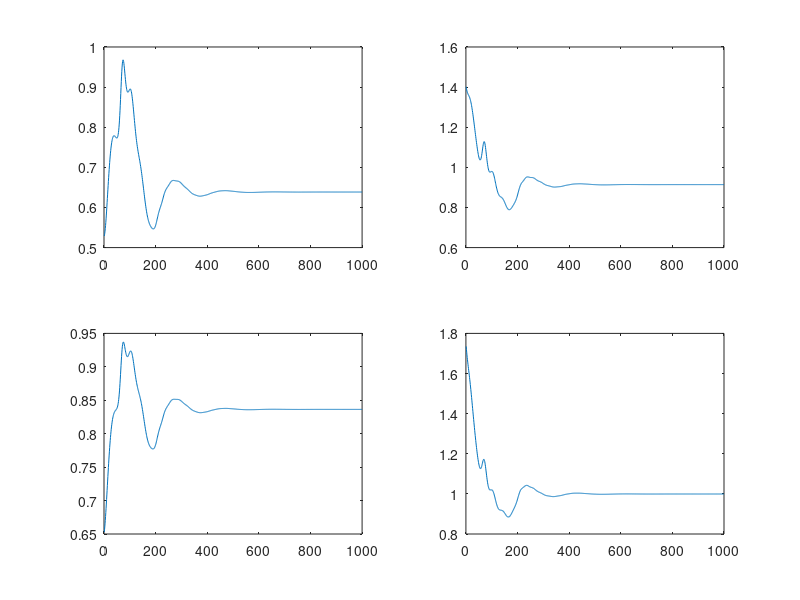

Reproduce this figure in MATLAB.
%% CFD Solver of subsonic-supersonic isentropic nozzle flow
%% Method
% Maccormack's Technique

%% Basic parameters
n = 31;             %node numbers
L = 3.0;            %total length
% rou = zeros(1, n);  %density
% v = zeros(1, n);    %velocity
% T = zeros(1, n);    %temperture
% A = zeros(1, n);    %section area
x = linspace(0, L, n);  %node coordinate
dx = L / (n - 1);   %space steplength
dt_l = zeros(1, n); %time steplength list
drdt1 = zeros(1, n);    %dr/dt in predict step
dvdt1 = zeros(1, n);    %dv/dt in predict step
dTdt1 = zeros(1, n);    %dT/dt in predict step
drdt2 = zeros(1, n);    %dr/dt in correct step
dvdt2 = zeros(1, n);    %dv/dt in correct step
dTdt2 = zeros(1, n);    %dT/dt in correct step
C = 0.5;            %Courant number
STEP_N = 1000;      %step number
t = 0;              %total time
gama = 1.4;         %gama

%% Initialize
A = 1 + 2.2 .*(x - 1.5) .^2;
rou = 1 - 0.314 .* x;
T = 1 - 0.2314 .* x;
v = (0.1 + 1.09 .* x) .* sqrt(T);

%% History data list
%Sample point : mid point
rou_hist = zeros(1, STEP_N);
v_hist = zeros(1, STEP_N);
T_hist = zeros(1, STEP_N);
M_hist = zeros(1, STEP_N);

%% Calculation
for iter = 1:STEP_N
    %Record history data
    rou_hist(iter) = rou(ceil(n/2));
    v_hist(iter) = v(ceil(n/2));
    T_hist(iter) = T(ceil(n/2));
    M_hist(iter) = v(ceil(n/2)) / sqrt(T(ceil(n/2)));
    
    %Calculate minimum timespace
    dt_l = C .* dx ./ (abs(v) + sqrt(T));
    dt = min(dt_l);
    t = t + dt;
    
    %Predict step
    for i = 1:n - 1
        drdt1(i) = -v(i) * (rou(i+1) - rou(i)) / dx - rou(i) * (v(i+1) - v(i)) / dx...
            - rou(i) * v(i) * (log(A(i+1)) - log(A(i))) / dx;
        dvdt1(i) = -v(i) * (v(i+1) - v(i)) / dx - ((T(i+1) - T(i)) / dx...
            + T(i) / rou(i) * (rou(i+1) - rou(i)) / dx) / gama;
        dTdt1(i) = -v(i) * (T(i+1) - T(i)) / dx - (gama - 1) * T(i) * ...
            ((v(i+1) - v(i)) / dx + v(i) * (log(A(i+1)) - log(A(i))) / dx);
    end
    
    rou_pre = rou + drdt1 .* dt;
    v_pre = v + dvdt1 .* dt;
    T_pre = T + dTdt1 .* dt;
    
    %Correct step
    for i = 2:n - 1
        drdt2(i) = -v_pre(i) * (rou_pre(i) - rou_pre(i-1)) / dx - ...
            rou_pre(i) * (v_pre(i) - v_pre(i-1)) / dx - ...
            rou_pre(i) * v_pre(i) * (log(A(i)) - log(A(i-1))) / dx;
        dvdt2(i) = -v_pre(i) * (v_pre(i) - v_pre(i-1)) / dx - ...
            ((T_pre(i) - T_pre(i-1)) / dx + T_pre(i) / rou_pre(i) * ...
            (rou_pre(i) - rou_pre(i-1)) / dx) / gama;
        dTdt2(i) = -v_pre(i) * (T_pre(i) - T_pre(i-1)) / dx - (gama - 1) * ...
            T_pre(i) * ((v_pre(i) - v_pre(i-1)) / dx + v_pre(i) * ...
            (log(A(i)) - log(A(i-1))) / dx);
    end
    
    drdt = (drdt1 + drdt2) ./ 2;
    dvdt = (dvdt1 + dvdt2) ./ 2;
    dTdt = (dTdt1 + dTdt2) ./ 2;
    
    rou = rou + drdt .* dt;
    v = v + dvdt .* dt;
    T = T + dTdt .* dt;
    
    v(1) = 2 * v(2) - v(3);
    v(n) = 2 * v(n-1) - v(n-2);
    rou(1) = 1;
    rou(n) = 2 * rou(n-1) - rou(n-2);
    T(1) = 1.0;
    T(n) = 2 * T(n-1) - T(n-2);
    
    %Print debug infomation
%     if mod(i, 10) == 1
%         fprintf('\n    t \t   dt \t  drdt\t  dvdt\t  dTdt\t   rou\t    v \t    T \n');
%     end
%     fprintf('%6.3f\t%6.3f\t%6.3f\t%6.3f\t%6.3f\t%6.3f\t%6.3f\t%6.3f\t\n',...
%     t, dt, average(drdt), average(dvdt), average(dTdt), rou(n/2), v(n/2), T(n/2));
end

%% Plot final solution
subplot(2,2,1)
plot(1:STEP_N, rou_hist);
subplot(2,2,2)
plot(1:STEP_N, v_hist);
subplot(2,2,3)
plot(1:STEP_N, T_hist);
subplot(2,2,4)
plot(1:STEP_N, M_hist);